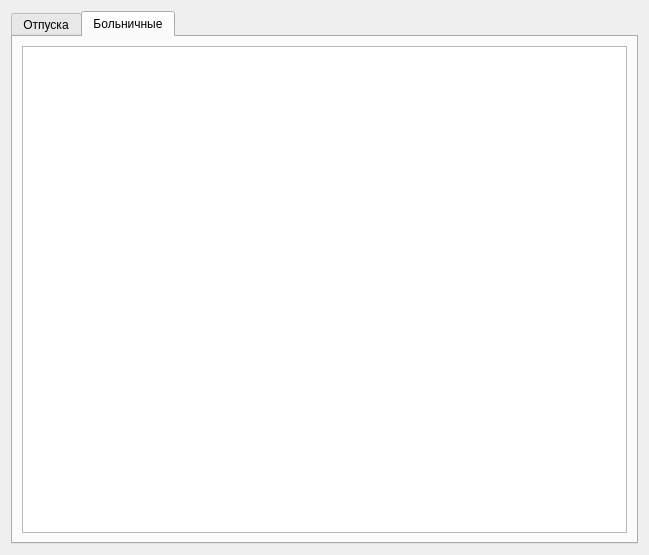
<?xml version="1.0" encoding="UTF-8"?>
<ui version="4.0">
 <class>HROrder</class>
 <widget class="QWidget" name="HROrder">
  <property name="geometry">
   <rect>
    <x>0</x>
    <y>0</y>
    <width>649</width>
    <height>555</height>
   </rect>
  </property>
  <property name="windowTitle">
   <string>HROrder</string>
  </property>
  <layout class="QHBoxLayout" name="horizontalLayout">
   <item>
    <widget class="QTabWidget" name="table">
     <property name="currentIndex">
      <number>1</number>
     </property>
     <widget class="QWidget" name="widget">
      <attribute name="title">
       <string>Отпуска</string>
      </attribute>
      <layout class="QVBoxLayout" name="verticalLayout">
       <item>
        <widget class="QTableWidget" name="table_vacations"/>
       </item>
      </layout>
     </widget>
     <widget class="QWidget" name="tab_2">
      <attribute name="title">
       <string>Больничные</string>
      </attribute>
      <layout class="QVBoxLayout" name="verticalLayout_2">
       <item>
        <widget class="QTableWidget" name="table_sicks"/>
       </item>
      </layout>
     </widget>
    </widget>
   </item>
  </layout>
 </widget>
 <resources/>
 <connections/>
</ui>
